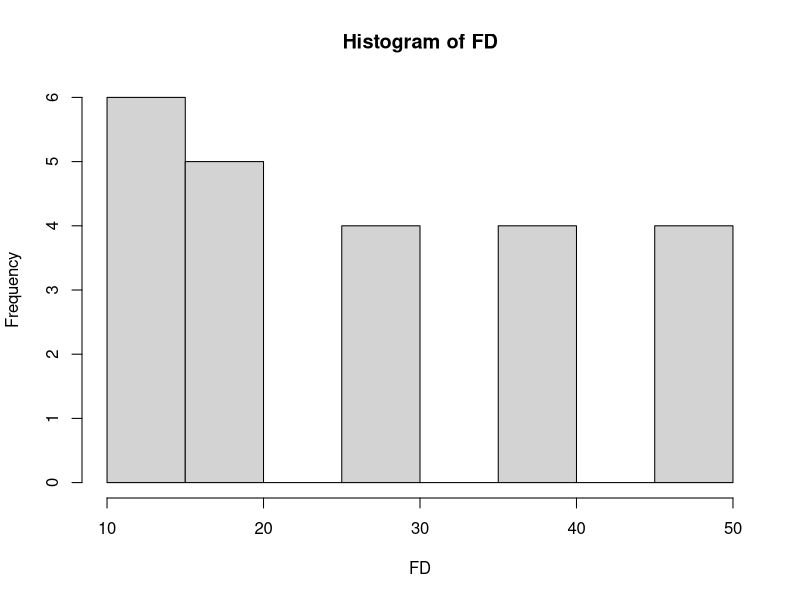

R code for this plot: (Note: this script raises an error after producing the figure.)
FD=c(10,10,10,10,20,20,20,30,30,10,10,20,20,30,30,40,40,40,40,50,50,50,50)
FD
cbind(FD)
table(FD)
cbind(table(FD))
hist(FD)
mean(FD)
mode(FD)
str(FD)
dim(FD)
set.seed(1234)
m=ceiling(runif(50,12,100))
m
table(m)
cbind(table(m))
?nobs
x = c(3,5,1,10,12,6)
x
y=c(7,4,7,8,2,1)
y
d=c(x,y)
d
e=data.frame(x,y)
e
nobs(e)
nrows(e)
nrow(e)
e[e<6]=0
e

mtcars
nobs(mtcars)

marks2=c(rep(10,3),rep(20,5),rep(30,2),10,10,rep(40,4),rep(50,4))
marks2
table(marks2)
cbind(table(marks2))
mean(FD)
mean(marks2)

M1=c(10,12,13,14,17)
M1
mean(M1)
m2=c(5,7,9,8,4)
sum(m2)
(markstotal=M1*m2)
sum(markstotal/sum(m2))

a=rep(M1,m2) #create the frequency table
a
table(a)
mean(a)

M2=c("10-20","20-30","30-40","40-50")
M2
m3=c(5,7,9,8)
m3
DF1=data.frame(M2,m3)
DF1
str(DF1)
MP2=c(15,25,35,45)
DF1$MP2=MP2  #to add a column in a dataframe
DF1
DF1$Total=DF1$m3*DF1$MP2 #to multiply two column
DF1
sum(DF1$Total) # to get the total of freq and observation
sum(DF1$Total)/sum(m3)

x=scan()
x

a=c("a","b","b","c")
a
table(a)
sort(table(a), decreasing = TRUE)
sort(table(a), increasing = FALSE)

x=c(1:12,1,5,5)
x
table(x)
names(table(x))
sort(table(x), dec= T)
names(sort(table(x), dec= T))[1]
